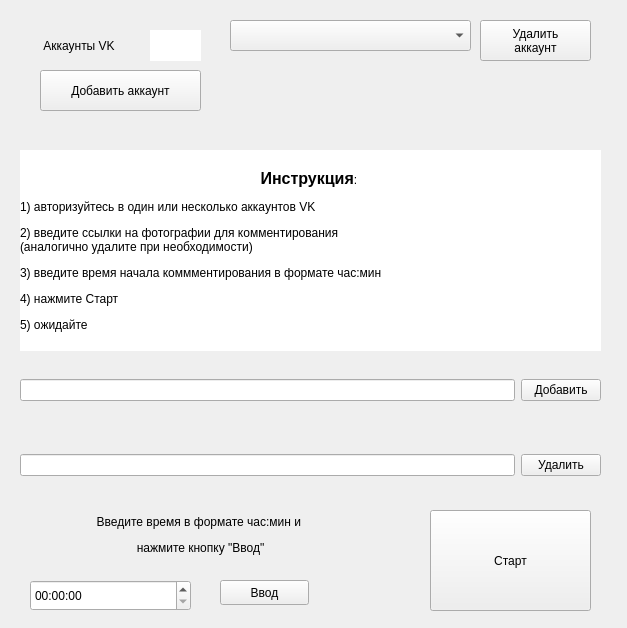
<?xml version="1.0" encoding="UTF-8"?>
<ui version="4.0">
 <class>MainWindow</class>
 <widget class="QMainWindow" name="MainWindow">
  <property name="geometry">
   <rect>
    <x>0</x>
    <y>0</y>
    <width>627</width>
    <height>628</height>
   </rect>
  </property>
  <property name="minimumSize">
   <size>
    <width>627</width>
    <height>628</height>
   </size>
  </property>
  <property name="maximumSize">
   <size>
    <width>627</width>
    <height>628</height>
   </size>
  </property>
  <property name="windowTitle">
   <string>MainWindow</string>
  </property>
  <property name="autoFillBackground">
   <bool>false</bool>
  </property>
  <property name="styleSheet">
   <string notr="true"/>
  </property>
  <widget class="QWidget" name="centralwidget">
   <property name="styleSheet">
    <string notr="true"/>
   </property>
   <widget class="QLabel" name="MainTextAboutUsage">
    <property name="geometry">
     <rect>
      <x>20</x>
      <y>150</y>
      <width>581</width>
      <height>201</height>
     </rect>
    </property>
    <property name="mouseTracking">
     <bool>true</bool>
    </property>
    <property name="styleSheet">
     <string notr="true">background-color: #ffffff</string>
    </property>
    <property name="text">
     <string>&lt;html&gt;&lt;head/&gt;&lt;body&gt;&lt;p align=&quot;center&quot;&gt;&lt;span style=&quot; font-size:12pt; font-weight:600;&quot;&gt;Инструкция&lt;/span&gt;: &lt;/p&gt;&lt;p&gt;1) авторизуйтесь в один или несколько аккаунтов VK &lt;/p&gt;&lt;p&gt;2) введите ссылки на фотографии для комментирования&lt;br/&gt;(аналогично удалите при необходимости)&lt;/p&gt;&lt;p&gt;3) введите время начала коммментирования в формате час:мин &lt;/p&gt;&lt;p&gt;4) нажмите Старт &lt;/p&gt;&lt;p&gt;5) ожидайте&lt;/p&gt;&lt;/body&gt;&lt;/html&gt;</string>
    </property>
   </widget>
   <widget class="QWidget" name="horizontalLayoutWidget">
    <property name="geometry">
     <rect>
      <x>20</x>
      <y>360</y>
      <width>581</width>
      <height>61</height>
     </rect>
    </property>
    <layout class="QHBoxLayout" name="AddLinkGroup">
     <item>
      <widget class="QLineEdit" name="add_link_entry"/>
     </item>
     <item>
      <widget class="QPushButton" name="add_link_entry_button">
       <property name="text">
        <string>Добавить</string>
       </property>
      </widget>
     </item>
    </layout>
   </widget>
   <widget class="QWidget" name="horizontalLayoutWidget_2">
    <property name="geometry">
     <rect>
      <x>20</x>
      <y>430</y>
      <width>581</width>
      <height>71</height>
     </rect>
    </property>
    <layout class="QHBoxLayout" name="DeleteLinkGroup">
     <item>
      <widget class="QLineEdit" name="delete_link_entry"/>
     </item>
     <item>
      <widget class="QPushButton" name="delete_link_entry_button">
       <property name="text">
        <string>Удалить</string>
       </property>
      </widget>
     </item>
    </layout>
   </widget>
   <widget class="QWidget" name="verticalLayoutWidget">
    <property name="geometry">
     <rect>
      <x>20</x>
      <y>510</y>
      <width>371</width>
      <height>111</height>
     </rect>
    </property>
    <layout class="QVBoxLayout" name="TimeEntryGroup">
     <item>
      <widget class="QFrame" name="TimeEntryDescriptionFrame">
       <property name="frameShape">
        <enum>QFrame::NoFrame</enum>
       </property>
       <property name="frameShadow">
        <enum>QFrame::Raised</enum>
       </property>
       <widget class="QLabel" name="time_entry_description">
        <property name="geometry">
         <rect>
          <x>0</x>
          <y>0</y>
          <width>361</width>
          <height>51</height>
         </rect>
        </property>
        <property name="text">
         <string>&lt;html&gt;&lt;head/&gt;&lt;body&gt;&lt;p align=&quot;center&quot;&gt;Введите время в формате час:мин и &lt;/p&gt;&lt;p align=&quot;center&quot;&gt;нажмите кнопку &amp;quot;Ввод&amp;quot;&lt;/p&gt;&lt;/body&gt;&lt;/html&gt;</string>
        </property>
       </widget>
       <widget class="QFrame" name="TimeEntryFrame">
        <property name="geometry">
         <rect>
          <x>0</x>
          <y>60</y>
          <width>359</width>
          <height>51</height>
         </rect>
        </property>
        <property name="frameShape">
         <enum>QFrame::NoFrame</enum>
        </property>
        <property name="frameShadow">
         <enum>QFrame::Raised</enum>
        </property>
        <property name="lineWidth">
         <number>1</number>
        </property>
        <widget class="QTimeEdit" name="time_entry">
         <property name="geometry">
          <rect>
           <x>10</x>
           <y>10</y>
           <width>161</width>
           <height>31</height>
          </rect>
         </property>
         <property name="styleSheet">
          <string notr="true">font: 75 20pt &quot;Tlwg Typo&quot;;</string>
         </property>
        </widget>
        <widget class="QPushButton" name="time_entry_button">
         <property name="geometry">
          <rect>
           <x>200</x>
           <y>10</y>
           <width>89</width>
           <height>25</height>
          </rect>
         </property>
         <property name="text">
          <string>Ввод</string>
         </property>
        </widget>
       </widget>
      </widget>
     </item>
    </layout>
   </widget>
   <widget class="QPushButton" name="start_script_button">
    <property name="geometry">
     <rect>
      <x>430</x>
      <y>510</y>
      <width>161</width>
      <height>101</height>
     </rect>
    </property>
    <property name="text">
     <string>Старт</string>
    </property>
   </widget>
   <widget class="QFrame" name="AccountsManagmentGroup">
    <property name="geometry">
     <rect>
      <x>20</x>
      <y>10</y>
      <width>581</width>
      <height>131</height>
     </rect>
    </property>
    <property name="frameShape">
     <enum>QFrame::NoFrame</enum>
    </property>
    <property name="frameShadow">
     <enum>QFrame::Raised</enum>
    </property>
    <widget class="QComboBox" name="accounts_list_display">
     <property name="geometry">
      <rect>
       <x>210</x>
       <y>10</y>
       <width>241</width>
       <height>31</height>
      </rect>
     </property>
    </widget>
    <widget class="QFrame" name="AccountsCountAndAdding">
     <property name="geometry">
      <rect>
       <x>10</x>
       <y>10</y>
       <width>191</width>
       <height>111</height>
      </rect>
     </property>
     <property name="frameShape">
      <enum>QFrame::NoFrame</enum>
     </property>
     <property name="frameShadow">
      <enum>QFrame::Raised</enum>
     </property>
     <widget class="QPushButton" name="add_account_button">
      <property name="geometry">
       <rect>
        <x>10</x>
        <y>50</y>
        <width>161</width>
        <height>41</height>
       </rect>
      </property>
      <property name="text">
       <string>Добавить аккаунт</string>
      </property>
      <property name="icon">
       <iconset>
        <normaloff>../static/vk_logo.png</normaloff>../static/vk_logo.png</iconset>
      </property>
      <property name="iconSize">
       <size>
        <width>20</width>
        <height>20</height>
       </size>
      </property>
     </widget>
     <widget class="QLabel" name="accounts_frame_description">
      <property name="geometry">
       <rect>
        <x>10</x>
        <y>10</y>
        <width>101</width>
        <height>31</height>
       </rect>
      </property>
      <property name="text">
       <string> Аккаунты VK</string>
      </property>
     </widget>
     <widget class="QLabel" name="accounts_counter">
      <property name="geometry">
       <rect>
        <x>120</x>
        <y>10</y>
        <width>51</width>
        <height>31</height>
       </rect>
      </property>
      <property name="styleSheet">
       <string notr="true">background-color: rgb(255, 255, 255)</string>
      </property>
      <property name="text">
       <string/>
      </property>
     </widget>
    </widget>
    <widget class="QPushButton" name="delete_account_button">
     <property name="geometry">
      <rect>
       <x>460</x>
       <y>10</y>
       <width>111</width>
       <height>41</height>
      </rect>
     </property>
     <property name="text">
      <string>Удалить 
аккаунт</string>
     </property>
    </widget>
   </widget>
   <zorder>horizontalLayoutWidget</zorder>
   <zorder>horizontalLayoutWidget_2</zorder>
   <zorder>MainTextAboutUsage</zorder>
   <zorder>verticalLayoutWidget</zorder>
   <zorder>start_script_button</zorder>
   <zorder>AccountsManagmentGroup</zorder>
  </widget>
 </widget>
 <resources/>
 <connections/>
</ui>
